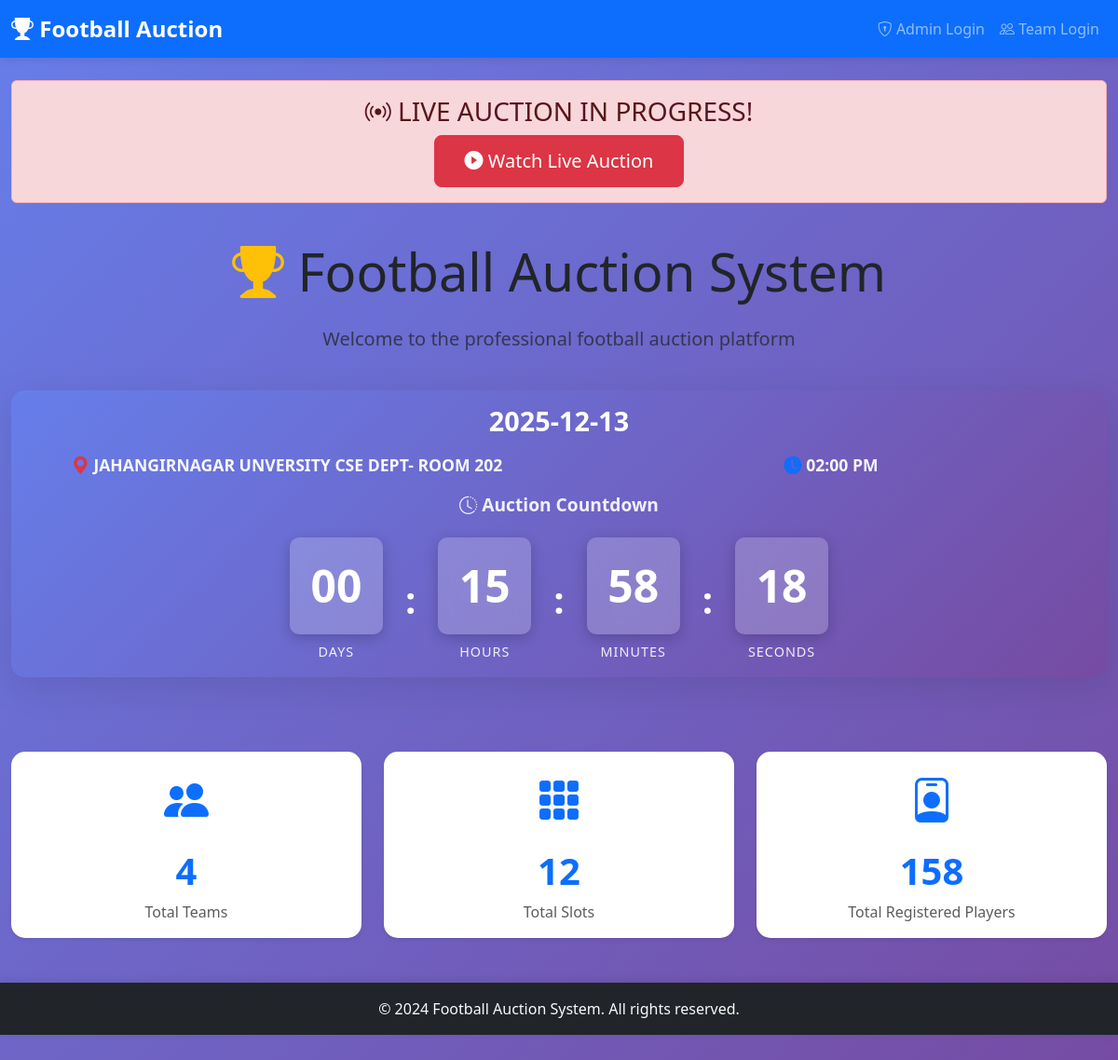
The page / on the database its author committed.
### app.py (models this page shows)
class AuctionSetting(db.Model):
    id = db.Column(db.Integer, primary_key=True)
    auction_start_time = db.Column(db.DateTime, nullable=False)
    auction_date = db.Column(db.String(100), nullable=True)  # e.g., "Saturday, December 14, 2025"
    auction_place = db.Column(db.String(200), nullable=True)  # Auction venue/location
    is_active = db.Column(db.Boolean, default=True)

class SlotManagement(db.Model):
    id = db.Column(db.Integer, primary_key=True)
    total_slots = db.Column(db.Integer, default=12, nullable=False)
    total_teams = db.Column(db.Integer, default=12, nullable=False)  # Maximum teams allowed
    filled_slots = db.Column(db.Integer, default=0, nullable=False)
    remaining_slots = db.Column(db.Integer, default=12, nullable=False)
    updated_at = db.Column(db.DateTime, default=datetime.utcnow, onupdate=datetime.utcnow)

### app.py (the view, shortened to what this page needs)
@app.route('/')
def home():
    teams = Team.query.all()
    team_count = len(teams)
    players = Player.query.all()
    player_count = len(players)
    live_auction = Auction.query.filter_by(is_live=True, status='live').first()
    slot_info = SlotManagement.query.first()
    if not slot_info:
        slot_info = SlotManagement(total_slots=12, total_teams=12, filled_slots=0, remaining_slots=12)
        db.session.add(slot_info)
        db.session.commit()
    slot_info.filled_slots = team_count
    slot_info.remaining_slots = slot_info.total_slots - team_count
    db.session.commit()
    auction_setting = AuctionSetting.query.first()
    countdown_time = auction_setting.auction_start_time
    return render_template('index.html', teams=teams, team_count=team_count,
                         countdown_time=countdown_time, slot_info=slot_info,
                         players=players, player_count=player_count,
                         auction_setting=auction_setting, live_auction=live_auction)

### templates/index.html (shortened to what this page needs)
{% extends "base.html" %}
{% block content %}
{% if live_auction %}
<div class="row mb-4">
    <div class="col-12">
        <div class="alert alert-danger text-center" role="alert">
            <h3 class="mb-2">
                <i class="bi bi-broadcast"></i> LIVE AUCTION IN PROGRESS!
            </h3>
            <p class="mb-0">
                <a href="{{ url_for('live_auction_view') }}" class="btn btn-danger btn-lg">
                    <i class="bi bi-play-circle-fill"></i> Watch Live Auction
                </a>
            </p>
        </div>
    </div>
</div>
{% endif %}
<div class="row mb-4">
    <div class="col-12">
        <h1 class="display-4 text-center mb-4">
            <i class="bi bi-trophy-fill text-warning"></i> Football Auction System
        </h1>
        <p class="lead text-center text-muted">Welcome to the professional football auction platform</p>
    </div>
</div>
<div class="row mb-5">
    <div class="col-12">
        <div class="card countdown-card shadow-lg">
            <div class="card-body text-center">
                <h2 class="card-title mb-3" style="font-size: 1.8rem; font-weight: bold;">
                    {{ auction_setting.auction_date if auction_setting and auction_setting.auction_date else 'Saturday, December 14, 2025' }}
                </h2>
                <div class="row mb-3">
                    <div class="col-md-6 mb-2 mb-md-0">
                        {% if auction_setting and auction_setting.auction_place %}
                        <p class="mb-0" style="font-size: 1.1rem; opacity: 0.95;">
                            <i class="bi bi-geo-alt-fill text-danger" style="font-size: 1.2rem;"></i>
                            <strong>{{ auction_setting.auction_place }}</strong>
                        </p>
                        {% else %}
                        <p class="mb-0" style="font-size: 1.1rem; opacity: 0.95;">
                            <i class="bi bi-geo-alt-fill text-danger" style="font-size: 1.2rem;"></i>
                            <strong>Main Auditorium</strong>
                        </p>
                        {% endif %}
                    </div>
                    <div class="col-md-6">
                        {% if auction_setting and auction_setting.auction_start_time %}
                        <p class="mb-0" style="font-size: 1.1rem; opacity: 0.95;">
                            <i class="bi bi-clock-fill text-primary" style="font-size: 1.2rem;"></i>
                            <strong>{{ auction_setting.auction_start_time.strftime('%I:%M %p') if auction_setting.auction_start_time else '10:00 AM' }}</strong>
                        </p>
                        {% else %}
                        <p class="mb-0" style="font-size: 1.1rem; opacity: 0.95;">
                            <i class="bi bi-clock-fill text-primary" style="font-size: 1.2rem;"></i>
                            <strong>10:00 AM</strong>
                        </p>
                        {% endif %}
                    </div>
                </div>
                <h3 class="card-title mb-4" style="font-size: 1.2rem; opacity: 0.9;">
                    <i class="bi bi-clock-history"></i> Auction Countdown
                </h3>
                <div id="countdown" class="countdown-display">
                    <div class="countdown-item">
                        <div class="countdown-value" id="days">00</div>
                        <div class="countdown-label">Days</div>
                    </div>
                    <div class="countdown-separator">:</div>
                    <div class="countdown-item">
                        <div class="countdown-value" id="hours">00</div>
                        <div class="countdown-label">Hours</div>
                    </div>
                    <div class="countdown-separator">:</div>
                    <div class="countdown-item">
                        <div class="countdown-value" id="minutes">00</div>
                        <div class="countdown-label">Minutes</div>
                    </div>
                    <div class="countdown-separator">:</div>
                    <div class="countdown-item">
                        <div class="countdown-value" id="seconds">00</div>
                        <div class="countdown-label">Seconds</div>
                    </div>
                </div>
            </div>
        </div>
    </div>
</div>
<div class="row mb-4">
    <div class="col-md-4">
        <div class="card dashboard-card shadow-sm h-100" id="teamsCard" style="cursor: pointer;">
            <div class="card-body text-center">
                <div class="dashboard-icon mb-3">
                    <i class="bi bi-people-fill"></i>
                </div>
                <h2 class="card-title mb-2">{{ team_count }}</h2>
                <p class="card-text text-muted">Total Teams</p>
            </div>
        </div>
    </div>
    <div class="col-md-4">
        <div class="card dashboard-card shadow-sm h-100">
            <div class="card-body text-center">
                <div class="dashboard-icon mb-3">
                    <i class="bi bi-grid-3x3-gap-fill"></i>
                </div>
                <h2 class="card-title mb-2">{{ slot_info.total_slots }}</h2>
                <p class="card-text text-muted">Total Slots</p>
            </div>
        </div>
    </div>
    <div class="col-md-4">
        <div class="card dashboard-card shadow-sm h-100" id="playersCard" style="cursor: pointer;">
            <div class="card-body text-center">
                <div class="dashboard-icon mb-3">
                    <i class="bi bi-person-badge"></i>
                </div>
                <h2 class="card-title mb-2">{{ player_count }}</h2>
                <p class="card-text text-muted">Total Registered Players</p>
            </div>
        </div>
    </div>
</div>
{% endblock %}

### static/css/style.css (style rules this page uses)
:root { --primary-color: #0d6efd; --secondary-color: #6c757d; --success-color: #198754; --danger-color: #dc3545; --warning-color: #ffc107; --info-color: #0dcaf0; --dark-color: #212529; --light-color: #f8f9fa; }
body { font-family: 'Segoe UI', Tahoma, Geneva, Verdana, sans-serif; background: linear-gradient(135deg, #667eea 0%, #764ba2 100%); min-height: 100vh; padding-bottom: 60px; }
.countdown-card { background: linear-gradient(135deg, #667eea 0%, #764ba2 100%); border: none; border-radius: 15px; color: white; margin-bottom: 2rem; }
.countdown-card .card-title { color: white; font-weight: bold; }
.countdown-display { display: flex; justify-content: center; align-items: center; gap: 1rem; flex-wrap: wrap; }
.countdown-item { text-align: center; min-width: 100px; }
.countdown-value { font-size: 3rem; font-weight: bold; background: rgba(255, 255, 255, 0.2); padding: 1rem; border-radius: 10px; margin-bottom: 0.5rem; backdrop-filter: blur(10px); box-shadow: 0 4px 15px rgba(0,0,0,0.2); }
.countdown-label { font-size: 0.9rem; text-transform: uppercase; letter-spacing: 1px; opacity: 0.9; }
.countdown-separator { font-size: 2.5rem; font-weight: bold; margin: 0 0.5rem; }
.dashboard-card { border: none; border-radius: 15px; transition: all 0.3s ease; background: white; }
.dashboard-icon { font-size: 3rem; color: var(--primary-color); }
.dashboard-card .card-title { font-size: 2.5rem; font-weight: bold; color: var(--primary-color); }
.card { border: none; border-radius: 15px; }
.card.shadow-lg { box-shadow: 0 10px 40px rgba(0,0,0,0.1) !important; }
.btn { border-radius: 8px; font-weight: 500; transition: all 0.3s ease; }
.btn-lg { padding: 0.75rem 2rem; }
.card { animation: fadeIn 0.5s ease; }
html { scroll-behavior: smooth; }

### rows shown on the page
AuctionSetting: auction_date "2025-12-13", auction_place "JAHANGIRNAGAR UNVERSITY CSE DEPT- ROOM 202", auction_start_time "02:00 PM"
SlotManagement: total_slots "12"

### other values the page prints
{{ team_count }} "4"
{{ player_count }} "158"
